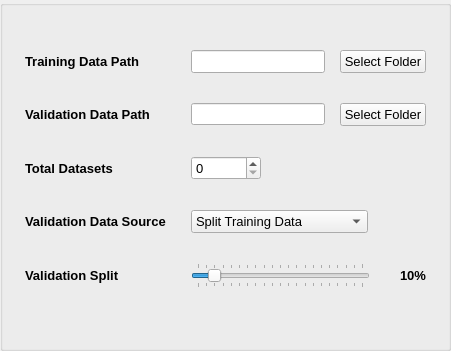
       <widget class="QGroupBox" name="groupBox">
        <property name="geometry">
         <rect>
          <x>0</x>
          <y>0</y>
          <width>451</width>
          <height>351</height>
         </rect>
        </property>
        <property name="title">
         <string/>
        </property>
        <widget class="QWidget" name="formLayoutWidget_12">
         <property name="geometry">
          <rect>
           <x>20</x>
           <y>50</y>
           <width>411</width>
           <height>341</height>
          </rect>
         </property>
         <layout class="QFormLayout" name="data_settings_form">
          <property name="sizeConstraint">
           <enum>QLayout::SetNoConstraint</enum>
          </property>
          <property name="fieldGrowthPolicy">
           <enum>QFormLayout::ExpandingFieldsGrow</enum>
          </property>
          <property name="horizontalSpacing">
           <number>10</number>
          </property>
          <property name="verticalSpacing">
           <number>30</number>
          </property>
          <property name="leftMargin">
           <number>5</number>
          </property>
          <property name="topMargin">
           <number>0</number>
          </property>
          <property name="rightMargin">
           <number>5</number>
          </property>
          <property name="bottomMargin">
           <number>0</number>
          </property>
          <item row="0" column="0">
           <widget class="QLabel" name="train_data_path_label">
            <property name="font">
             <font>
              <pointsize>10</pointsize>
              <italic>false</italic>
              <bold>true</bold>
             </font>
            </property>
            <property name="text">
             <string>Training Data Path</string>
            </property>
           </widget>
          </item>
          <item row="0" column="1">
           <layout class="QHBoxLayout" name="train_path_hbox">
            <property name="spacing">
             <number>15</number>
            </property>
            <item>
             <widget class="QLineEdit" name="train_path_entry">
              <property name="font">
               <font>
                <family>Segoe UI</family>
                <pointsize>10</pointsize>
                <italic>false</italic>
                <bold>false</bold>
               </font>
              </property>
             </widget>
            </item>
            <item>
             <widget class="QPushButton" name="train_path_button">
              <property name="font">
               <font>
                <family>Segoe UI</family>
                <pointsize>10</pointsize>
                <italic>false</italic>
                <bold>false</bold>
               </font>
              </property>
              <property name="text">
               <string>Select Folder</string>
              </property>
             </widget>
            </item>
           </layout>
          </item>
          <item row="1" column="0">
           <widget class="QLabel" name="valid_data_path_label">
            <property name="font">
             <font>
              <pointsize>10</pointsize>
              <italic>false</italic>
              <bold>true</bold>
             </font>
            </property>
            <property name="text">
             <string>Validation Data Path</string>
            </property>
           </widget>
          </item>
          <item row="1" column="1">
           <layout class="QHBoxLayout" name="valid_path_hbox">
            <property name="spacing">
             <number>15</number>
            </property>
            <item>
             <widget class="QLineEdit" name="valid_path_entry"/>
            </item>
            <item>
             <widget class="QPushButton" name="valid_path_button">
              <property name="font">
               <font>
                <family>Segoe UI</family>
                <pointsize>10</pointsize>
                <italic>false</italic>
                <bold>false</bold>
               </font>
              </property>
              <property name="text">
               <string>Select Folder</string>
              </property>
             </widget>
            </item>
           </layout>
          </item>
          <item row="2" column="0">
           <widget class="QLabel" name="datasets_label">
            <property name="font">
             <font>
              <pointsize>10</pointsize>
              <italic>false</italic>
              <bold>true</bold>
             </font>
            </property>
            <property name="text">
             <string>Total Datasets</string>
            </property>
           </widget>
          </item>
          <item row="2" column="1">
           <widget class="QSpinBox" name="datasets_box">
            <property name="sizePolicy">
             <sizepolicy hsizetype="Fixed" vsizetype="Fixed">
              <horstretch>0</horstretch>
              <verstretch>0</verstretch>
             </sizepolicy>
            </property>
            <property name="minimumSize">
             <size>
              <width>70</width>
              <height>20</height>
             </size>
            </property>
            <property name="maximumSize">
             <size>
              <width>100</width>
              <height>100</height>
             </size>
            </property>
            <property name="font">
             <font>
              <family>Segoe UI</family>
              <pointsize>10</pointsize>
              <italic>false</italic>
              <bold>false</bold>
             </font>
            </property>
            <property name="styleSheet">
             <string notr="true"/>
            </property>
            <property name="buttonSymbols">
             <enum>QAbstractSpinBox::UpDownArrows</enum>
            </property>
            <property name="accelerated">
             <bool>false</bool>
            </property>
            <property name="showGroupSeparator" stdset="0">
             <bool>false</bool>
            </property>
           </widget>
          </item>
          <item row="3" column="0">
           <widget class="QLabel" name="data_source_label">
            <property name="font">
             <font>
              <pointsize>10</pointsize>
              <italic>false</italic>
              <bold>true</bold>
             </font>
            </property>
            <property name="text">
             <string>Validation Data Source    </string>
            </property>
           </widget>
          </item>
          <item row="4" column="0">
           <widget class="QLabel" name="valid_split_label">
            <property name="font">
             <font>
              <pointsize>10</pointsize>
              <italic>false</italic>
              <bold>true</bold>
             </font>
            </property>
            <property name="text">
             <string>Validation Split</string>
            </property>
           </widget>
          </item>
          <item row="4" column="1">
           <layout class="QHBoxLayout" name="valid_split_box">
            <property name="spacing">
             <number>30</number>
            </property>
            <item>
             <widget class="QSlider" name="valid_split_slider">
              <property name="maximumSize">
               <size>
                <width>400</width>
                <height>26</height>
               </size>
              </property>
              <property name="sizeIncrement">
               <size>
                <width>0</width>
                <height>0</height>
               </size>
              </property>
              <property name="font">
               <font>
                <family>Segoe UI</family>
                <italic>false</italic>
                <bold>false</bold>
               </font>
              </property>
              <property name="maximum">
               <number>100</number>
              </property>
              <property name="singleStep">
               <number>5</number>
              </property>
              <property name="pageStep">
               <number>5</number>
              </property>
              <property name="sliderPosition">
               <number>10</number>
              </property>
              <property name="tracking">
               <bool>true</bool>
              </property>
              <property name="orientation">
               <enum>Qt::Horizontal</enum>
              </property>
              <property name="tickPosition">
               <enum>QSlider::TicksBothSides</enum>
              </property>
              <property name="tickInterval">
               <number>5</number>
              </property>
             </widget>
            </item>
            <item>
             <widget class="QLabel" name="valid_split_perc">
              <property name="font">
               <font>
                <pointsize>10</pointsize>
                <italic>false</italic>
                <bold>true</bold>
               </font>
              </property>
              <property name="text">
               <string>10%</string>
              </property>
             </widget>
            </item>
           </layout>
          </item>
          <item row="5" column="0">
           <widget class="QLabel" name="spacer">
            <property name="text">
             <string/>
            </property>
           </widget>
          </item>
          <item row="5" column="1">
           <widget class="QLabel" name="label">
            <property name="text">
             <string/>
            </property>
           </widget>
          </item>
          <item row="3" column="1">
           <widget class="QComboBox" name="data_source_box">
            <property name="sizePolicy">
             <sizepolicy hsizetype="Fixed" vsizetype="Fixed">
              <horstretch>0</horstretch>
              <verstretch>0</verstretch>
             </sizepolicy>
            </property>
            <property name="font">
             <font>
              <family>Segoe UI</family>
              <pointsize>10</pointsize>
              <italic>false</italic>
              <bold>false</bold>
             </font>
            </property>
            <item>
             <property name="text">
              <string>Split Training Data</string>
             </property>
            </item>
            <item>
             <property name="text">
              <string>Data From Seperate Path</string>
             </property>
            </item>
           </widget>
          </item>
         </layout>
        </widget>
       </widget>
